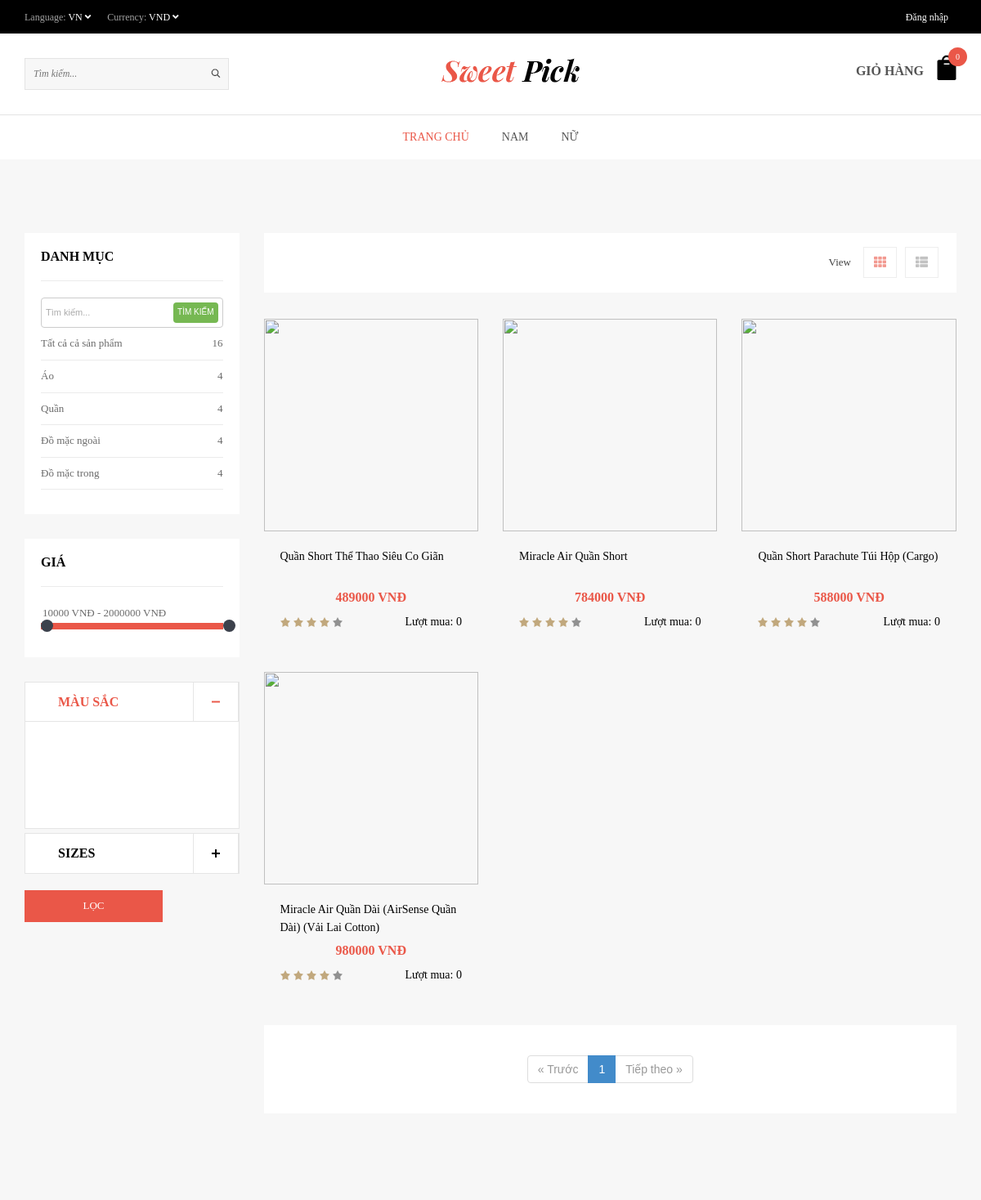
The app's page /?url=loc&ma_loai=1&ma_danh_muc=2 (upper part), older data.
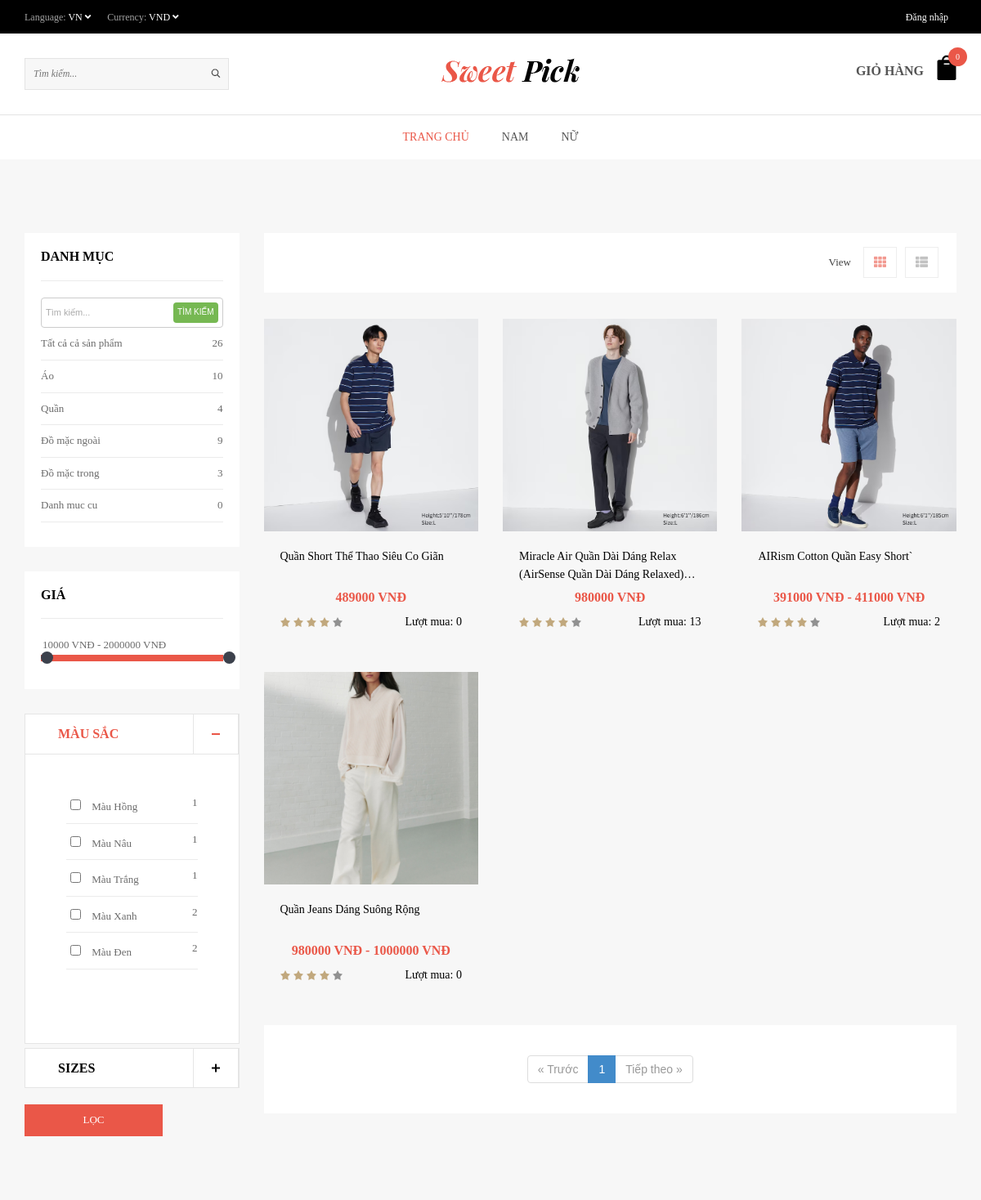
The same page, newer data.
### tables this page shows
CREATE TABLE `danh_muc` (
  `ma_danh_muc` int(11) NOT NULL,
  `ten_danh_muc` varchar(255) NOT NULL,
  `ma_loai` int(11) NOT NULL,
  `trang_thai` int(1) DEFAULT 1
);

CREATE TABLE `san_pham` (
  `ma_san_pham` int(11) NOT NULL,
  `ten_san_pham` varchar(255) NOT NULL,
  `anh` varchar(255) NOT NULL,
  `mo_ta` text DEFAULT NULL,
  `trang_thai` int(11) NOT NULL,
  `luot_mua` int(11) DEFAULT 0,
  `gia` int(11) NOT NULL,
  `ma_giam_gia` int(11) DEFAULT NULL,
  `so_luong` int(11) DEFAULT NULL
);

CREATE TABLE `mau_sac` (
  `ma_mau_sac` int(11) NOT NULL,
  `ten_mau` varchar(255) NOT NULL,
  `ma_mau` varchar(255) NOT NULL
);

### app/views/users/loc.php (the view, shortened to what the changed rows need)
<div id="content">
    <div class="shop-main container">
        <div class="row">
            <div class="col-md-3">
                <aside class="left-shop">
                    <div class="shop-categories mb30">
                        <h1 class="asidetitle">Danh Mục</h1>
                        <form action="?url=timkiem&ma_loai=<?= ($maLoai == 1) ? $maLoai : 2 ?>" method="post">
                            <div class="timkiem">
                                <input type="text" placeholder="Tìm kiếm..." name="tim_kiem"> <button type="submit">TÌM KIẾM</button>
                            </div>
                        </form>
                        <ul>
                            <li><a href="?url=loc&ma_loai=<?= ($maLoai == 1) ? $maLoai : 2 ?>&ma_danh_muc=0">Tất cả cả sản phẩm <span><?= $soLuongTatCaSanPham[0]['so_luong_san_pham'] ?></span></a></li>
                            <?php foreach ($danhMucs as $key => $danhMuc) : ?>
                                <?php $soLuongSanPhams = soLuongSanPhamDanhMuc($danhMuc['ma_danh_muc'], $maLoai); ?>
                                <li>
                                    <a href="?url=loc&ma_loai=<?= ($maLoai == 1) ? $maLoai : 2 ?>&ma_danh_muc=<?= $danhMuc['ma_danh_muc'] ?>"><?= $danhMuc['ten_danh_muc'] ?>
                                        <?php foreach ($soLuongSanPhams as $key => $soLuongSanPham) : ?>
                                            <span>
                                                <?= $soLuongSanPham['so_luong_san_pham'] ?>
                                            </span>
                                        <?php endforeach;   ?>
                                    </a>
                                </li>
                            <?php endforeach ?>
                        </ul>
                    </div>
                    <form action="
                    <?php if ($maLoai == 1) {
                        echo "?url=loc&ma_loai=1";
                    } ?>
                    <?php if ($maLoai == 2) {
                        echo "?url=loc&ma_loai=2";
                    } ?>
                    " method="POST">
                        <div class="shop-price mb30">
                            <h1 class="asidetitle">Giá</h1>
                            <p>
                                <input type="text" id="amount" name="price">
                            </p>
                            <div id="slider-range"></div>
                        </div>
                        <div class="acc-bordered">
                            <div class="accordion">
                                <div id="accordion-container">
                                    <h2 class="accordion-header">Màu sắc</h2>
                                    <div class="accordion-content">
                                        <div class="brands mb30">
                                            <ul>
                                                <?php foreach ($getMauSacs as $key => $getMauSac) : ?>
                                                    <li>
                                                        <input type="checkbox" value="<?= $getMauSac['ma_mau_sac'] ?>" name="ma_mau_sac[]" <?php
                                                                                                                                            if (isset($_POST['ma_mau_sac']) && in_array($getMauSac['ma_mau_sac'], $_POST['ma_mau_sac'])) {
                                                                                                                                                echo 'checked';
                                                                                                                                            }
                                                                                                                                            ?>>
                                                        <?= $getMauSac['ten_mau'] ?>
                                                        <span><?= $getMauSac['so_luong_san_pham'] ?></span>
                                                    </li>
                                                <?php endforeach ?>
                                            </ul>
                                        </div>
                                    </div>
                                    <h2 class="accordion-header">Sizes</h2>
                                </div>
                            </div>
                        </div>
                        <button type="submit" class="medium-button button-red mt20" style="border: none;">
                            Lọc
                        </button>
                    </form>
                </aside>
            </div>
            <div class="col-md-9">
                <div class="shop-content">
                    <div class="toolbar">
                        <div class="lg-panel htabs">
                            <span>View</span>
                            <a href="#!" id="list" class="list-btn"><i class="fa fa-th-list"></i></a>
                            <a href="#!" id="grid" class="grid-btn active"><i class="fa fa-th"></i></a>
                        </div>
                    </div>
                    <div class="row shop-grid">
                        <?php foreach ($sanPhams as $key => $sanpham) : ?>
                            <div class="col-md-4 grid-item mb30">
                                <div class="arrival-overlay">
                                </div>
                                <div class="arr-content">
                                    <a href="?url=chitietsanpham&maSanPham=<?= $sanpham['ma_san_pham'] ?>">
                                        <p
                                            style="
                                                height: 42px;
                                                display: -webkit-box;
                                                -webkit-box-orient: vertical;
                                                overflow: hidden;
                                                -webkit-line-clamp: 2;
                                                text-align: left;"
                                        >
                                            <?= $sanpham['ten_san_pham'] ?>
                                        </p>
                                    </a>
                                    <?php
                                    $giaBienDongMax = getGiaChiTietSanPhamIDSanPham($sanpham["ma_san_pham"]);
                                    $giaBienDongMin = getGiaChiTietSanPhamIDSanPham($sanpham["ma_san_pham"], false);
                                    $tienMin = $sanpham["gia"] + $giaBienDongMin[0];
                                    $tienMax = $sanpham["gia"] + $giaBienDongMax[0];
                                    ?>
                                    <?php if ($sanpham["so_luong"] == NULL) : ?>
                                        <p class="low-price">
                                            <?php echo $tienMin ?> VNĐ -
                                            <?php echo $tienMax ?> VNĐ
                                        </p>
                                    <?php else : ?>
                                        <p class="low-price"><?php echo $sanpham["gia"] ?> VNĐ</p>
                                    <?php endif ?>
                                    <div class="stars" style="display: flex; justify-content: space-between; align-items: center; margin-top: 8px;">
										<div>
											<img src="<?php echo SWEETPICK_URL ?>upload/stars.png" alt="" style="opacity: 1; margin: 0;">
										</div>
										<p style="margin: 0;">Lượt mua: <?php echo $sanpham["luot_mua"] ?></p>
									</div>
                                </div>
                            </div>
                        <?php endforeach ?>
                    </div>
                    <div class="shop-pag">
                        <div class="card-footer clearfix">
                            <div class="pagination-container" style="display: flex; justify-content: center;">
                                <ul class="pagination">
                                    <?php if ($trangHienTai > 1) { ?>
                                        <li class="page-item "><a class="page-link" href="?url=loc&ma_loai=<?= ($maLoai == 1) ? $maLoai : 2 ?>&soTrang=<?= $trangHienTai - 1 ?>">&laquo; Trước</a></li>
                                    <?php } else {  ?>
                                        <li class="page-item disabled"><a class="page-link" href="#">&laquo; Trước</a></li>
                                    <?php } ?>
                                    <?php for ($i = 1; $i <= $tongSoTrang; $i++) { ?>
                                        <?php if ($i == $trangHienTai) { ?>
                                            <li class="page-item active"><a class="page-link" href="?url=loc&ma_loai=<?= ($maLoai == 1) ? $maLoai : 2 ?>&soTrang=<?= $i ?>"> <?= $i ?></a></li>
                                        <?php } else {  ?>
                                            <li class="page-item "><a class="page-link" href="?url=loc&ma_loai=<?= ($maLoai == 1) ? $maLoai : 2 ?>&soTrang=<?= $i ?>"> <?= $i ?></a></li>
                                        <?php } ?>
                                    <?php  } ?>
                                    <?php if ($trangHienTai < $tongSoTrang) { ?>
                                        <li class="page-item"><a class="page-link" href="?url=loc&ma_loai=<?= ($maLoai == 1) ? $maLoai : 2 ?>&soTrang=<?= $trangHienTai + 1 ?>">Tiếp theo &raquo;</a></li>
                                    <?php } else {  ?>
                                        <li class="page-item disabled"><a class="page-link" href="#">Tiếp theo &raquo;</a></li>
                                    <?php } ?>
                                </ul>
                            </div>
                        </div>
                    </div>
                </div>
            </div>
        </div>
    </div>
</div>

Row changes from the older to the newer data that the page shows:
removed san_pham: ten_san_pham "Miracle Air Quần Short", gia "784000", luot_mua "0"
removed san_pham: ten_san_pham "Quần Short Parachute Túi Hộp (Cargo)", gia "588000", luot_mua "0"
removed san_pham: ten_san_pham "Miracle Air Quần Dài (AirSense Quần Dài) (Vải Lai Cotton)", gia "980000", luot_mua "0"
computed for danh_muc "Áo": so_luong_san_pham "4" → "10"
computed for danh_muc "Đồ mặc ngoài": so_luong_san_pham "4" → "9"
computed for danh_muc "Đồ mặc trong": so_luong_san_pham "4" → "3"
added danh_muc: ten_danh_muc "Danh muc cu", so_luong_san_pham "0", shown under "DANH MỤC"
now on this page (row unchanged): mau_sac: ten_mau "Màu Hồng", so_luong_san_pham "1"
now on this page (row unchanged): mau_sac: ten_mau "Màu Nâu", so_luong_san_pham "1"
now on this page (row unchanged): mau_sac: ten_mau "Màu Trắng", so_luong_san_pham "1"
now on this page (row unchanged): mau_sac: ten_mau "Màu Xanh", so_luong_san_pham "2"
now on this page (row unchanged): mau_sac: ten_mau "Màu Đen", so_luong_san_pham "2"
now on this page (row edited): san_pham: ten_san_pham "Miracle Air Quần Dài Dáng Relax (AirSense Quần Dài Dáng…", gia "980000", luot_mua "13"
now on this page (row edited): san_pham: ten_san_pham "AIRism Cotton Quần Easy Short`", gia "391000", tienMax "411000", luot_mua "2"
now on this page (row edited): san_pham: ten_san_pham "Quần Jeans Dáng Suông Rộng", gia "980000", tienMax "1000000", luot_mua "0"
Text that changed along with them:
$soLuongTatCaSanPham[0]['so_luong_san_pham']: "16" → "26"
